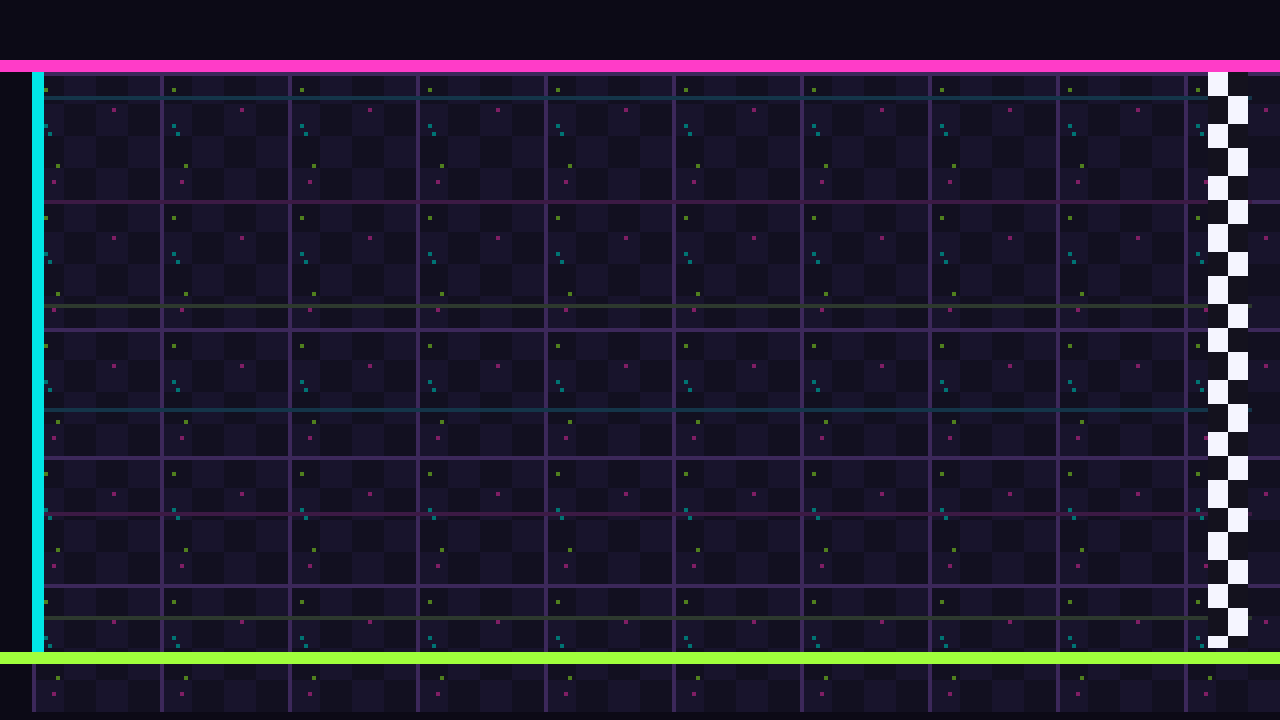
#> input picture priv/static/images/themes/neon/arena_bg.png, 1280 x 720 px, found by its file name
$ python arena_preview.py ../../priv/static/images/themes/neon/arena_bg.png ../../priv/static/images/themes/neon/finish_line.png
#> lines starting #> are read from the running program, lines starting #| are printed output that depends on the picture; pictures that were not available may be replaced by others from this repository, and a replacement may not be noted
#!/usr/bin/env python3
"""Show an arena as the player actually sees it: arena_bg under the full-width floor
TilingSprite band (game.mjs covers y 64..656), the finish sprite at its real spot, and
a scatter of agent sprites on the lanes. Usage: arena_preview.py <theme_dir> <out.png>"""
import json, os, random, sys
from PIL import Image

theme, out = sys.argv[1], sys.argv[2]
W, H = 1280, 720
FLOOR_TOP, PAD, SPRITE_SCALE = 64, 24, 1.5
LANE_PAD_Y = FLOOR_TOP + int(SPRITE_SCALE * 16)

img = Image.open(os.path.join(theme, "arena_bg.png")).convert("RGBA")
#> img is the input picture: PIL image 1280x720 RGBA; mean R, G, B, A 31.4, 28.3, 46.5, 255
tile = Image.open(os.path.join(theme, "floor_tile.png")).convert("RGBA")
for ty in range(FLOOR_TOP, H - FLOOR_TOP, tile.height):
    for tx in range(0, W, tile.width):
        band = tile.crop((0, 0, tile.width, min(tile.height, H - FLOOR_TOP - ty)))
        img.paste(band, (tx, ty))
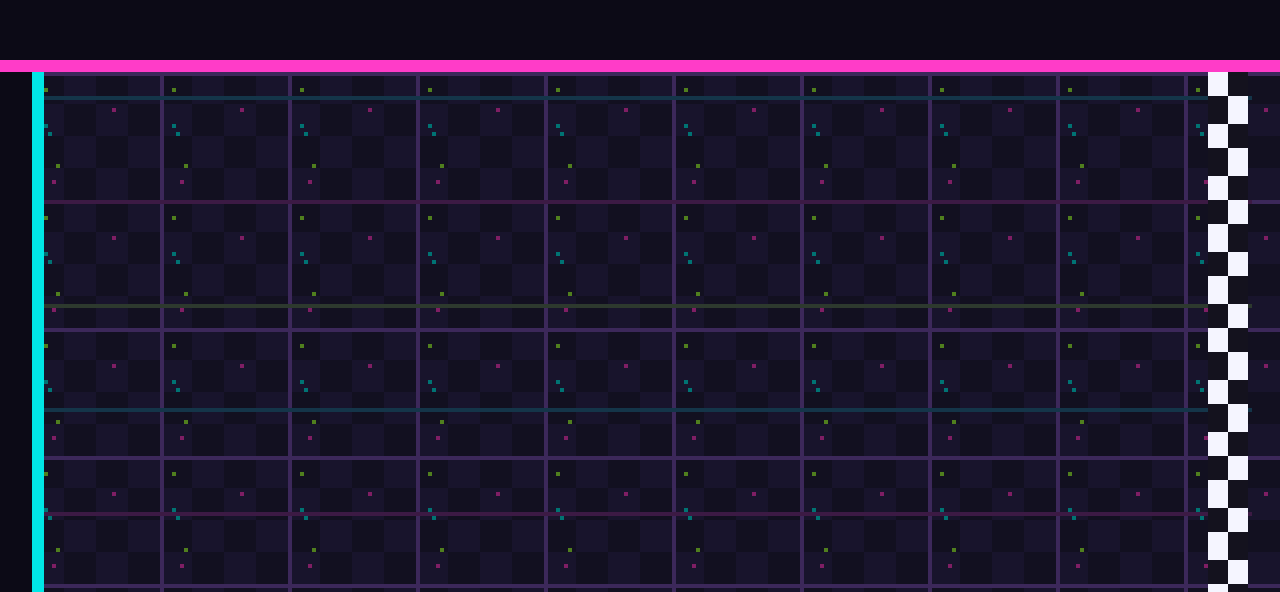
#> band: PIL image 1280x592 RGBA; mean R, G, B, A 30.3, 24.9, 47.3, 255
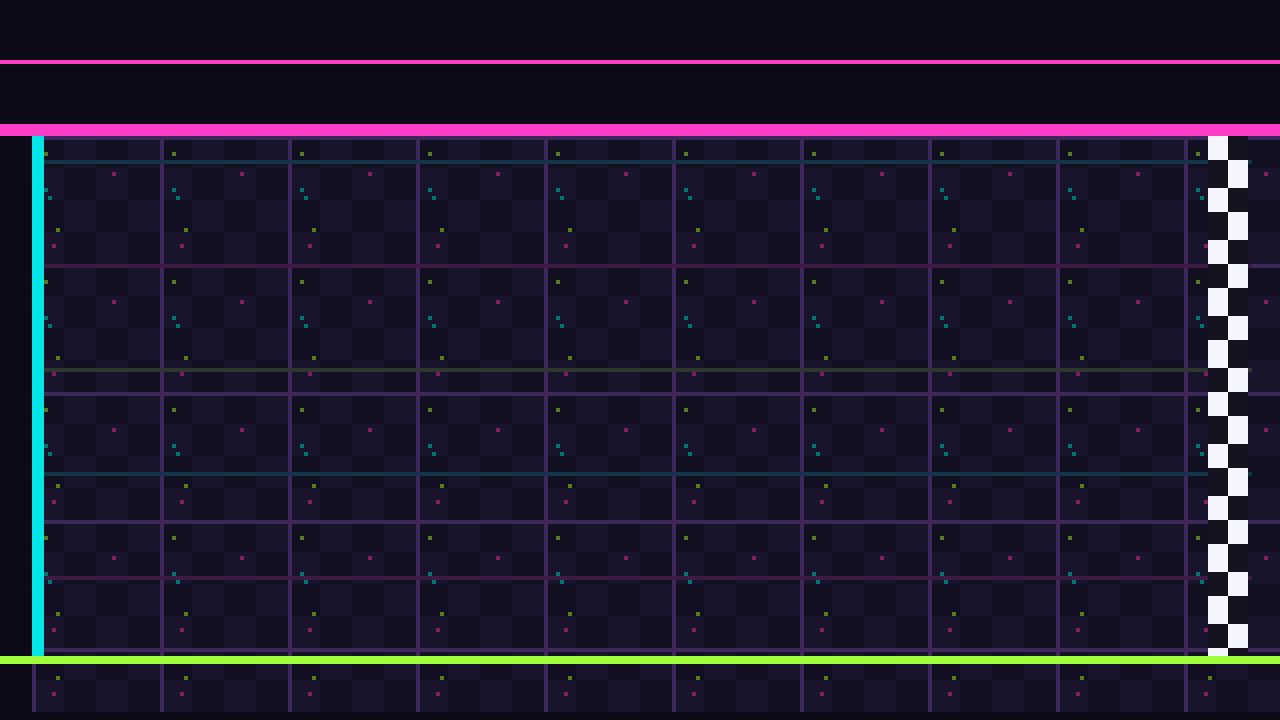
#> img: PIL image 1280x720 RGBA; mean R, G, B, A 30.7, 25.9, 45.4, 255
finish = Image.open(os.path.join(theme, "finish_line.png")).convert("RGBA")
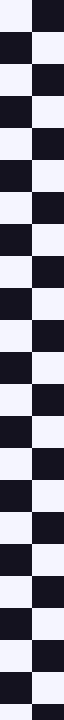
#> input picture priv/static/images/themes/neon/finish_line.png, 64 x 720 px, found by its file name
#> finish is the input picture: PIL image 64x720 RGBA; mean R, G, B, A 132.5, 131.5, 142.5, 255
finish = finish.resize((finish.width, H - 2 * FLOOR_TOP), Image.NEAREST)
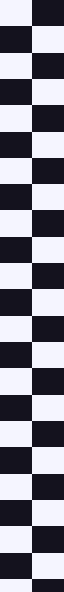
#> finish: PIL image 64x592 RGBA; mean R, G, B, A 132.5, 131.5, 142.5, 255
img.alpha_composite(finish.crop((0, 0, W - (W - PAD - finish.width // 2), finish.height)),
                    (W - PAD - finish.width // 2, FLOOR_TOP))
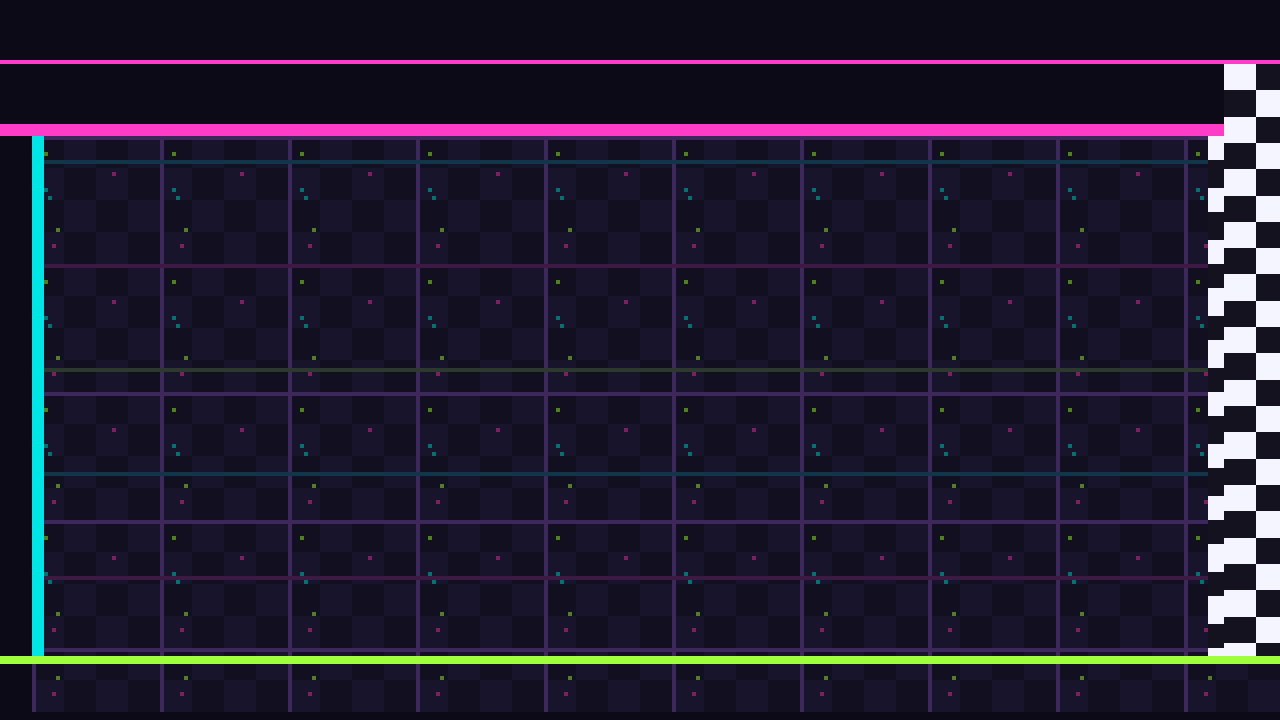
#> img: PIL image 1280x720 RGBA; mean R, G, B, A 33.1, 28.4, 47.7, 255

sheet = Image.open(os.path.join(theme, "agents.png")).convert("RGBA")
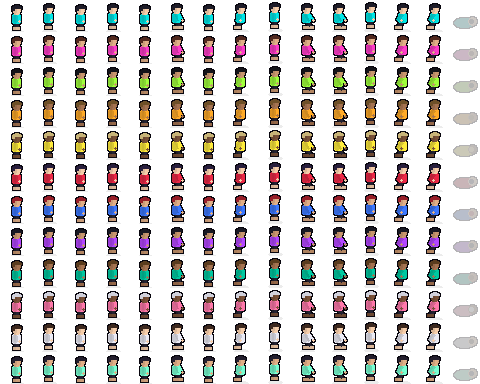
#> input picture priv/static/images/themes/neon/agents.png, 480 x 384 px, found by its file name
#> sheet is the input picture: PIL image 480x384 RGBA; mean R, G, B, A 26.9, 23.2, 21.6, 68.5
atlas = json.load(open(os.path.join(theme, "agents.json")))
#> (reads priv/static/images/themes/neon/agents.json from the repository)
rnd = random.Random(5)
lanes = 14
#> (the run stopped early here; a loop or call above may not have finished)
